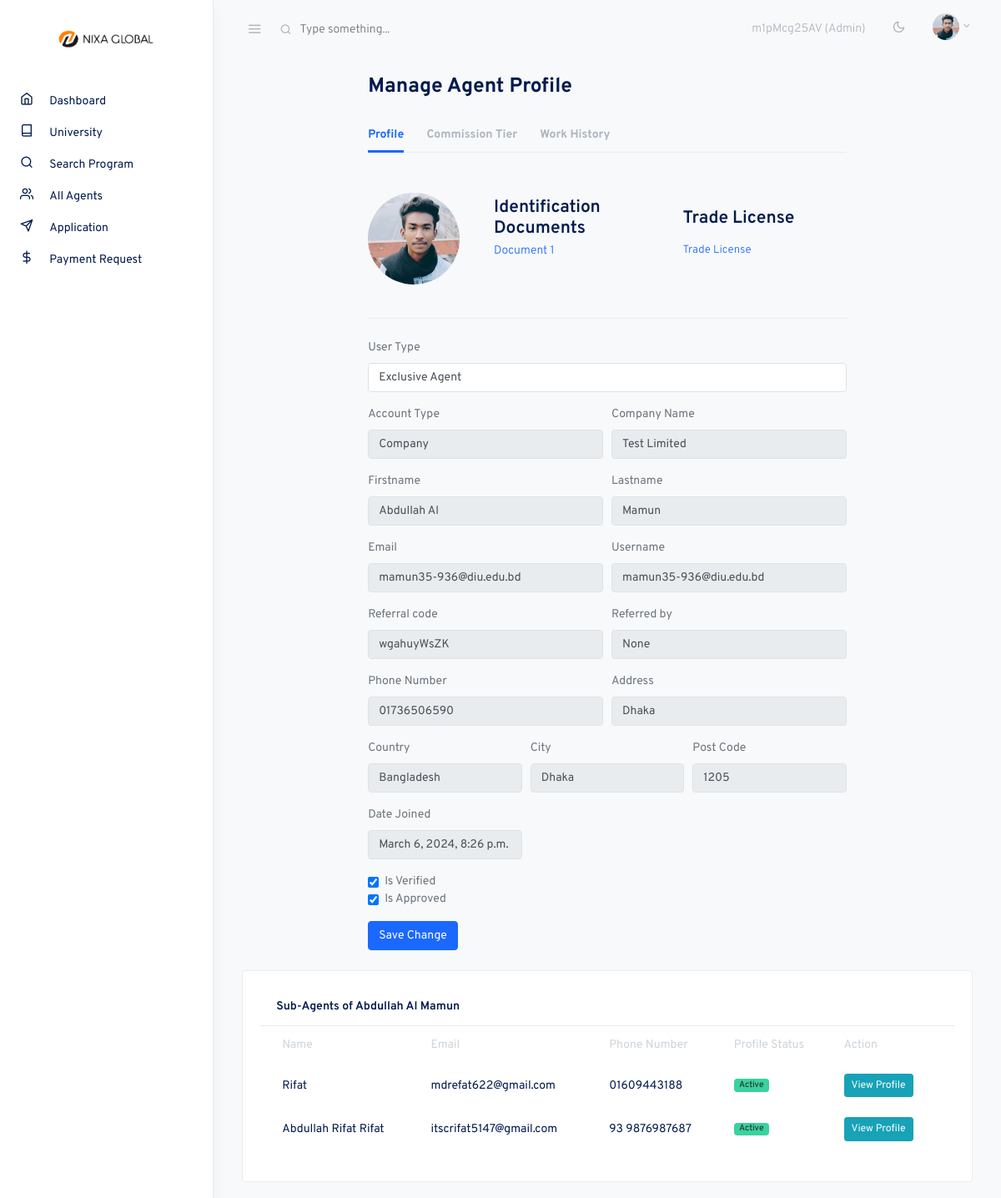
Page /profile_manage/14 (signed in) on the committed database.
### account/models.py (models this page shows, shortened)
class CustomUser(AbstractUser):
    user_type = models.CharField(max_length=20, choices=UserType.choices, default=UserType.AGENT)
    account_type = models.CharField(max_length=20, choices=AccountType.choices, default=AccountType.INDIVIDUAL)
    email = models.EmailField(unique=True)
    phone_number = models.CharField(max_length=20)
    address = models.CharField(max_length=200)
    country = models.CharField(max_length=100)
    city = models.CharField(max_length=100)
    post_code = models.CharField(max_length=20)
    referral_code = models.CharField(max_length=20, unique=True, blank=True, null=True)
    referred_by = models.ForeignKey('self', on_delete=models.SET_NULL, null=True, blank=True)
    is_verified = models.BooleanField(default=False)
    email_verification_token = models.CharField(max_length=100, blank=True, null=True)
    email_verification_sent_at = models.DateTimeField(null=True, blank=True)
    identification_document = models.ForeignKey('IdentificationDocument', on_delete=models.SET_NULL, null=True, blank=True)
    avatar = models.ImageField(upload_to='avatars/', blank=True)
    company_name = models.CharField(max_length=200, null=True, blank=True)
    profession = models.CharField(max_length=100, null=True, blank=True)
    @property
    def is_admin(self):
        return self.user_type == UserType.ADMIN
    class Meta:
        verbose_name = "User"
        verbose_name_plural = "     Users"

class DocumentImage(models.Model):
    identification_document = models.ForeignKey(IdentificationDocument, on_delete=models.CASCADE)
    image = models.ImageField(upload_to='user_document_images')
    class Meta:
        verbose_name = "Doc Image"
        verbose_name_plural = " Doc Images"

### core/views.py (the view, shortened to what this page needs)
# urls.py: path('profile_manage/<int:pk>', views.profile_manage, name="profile_manage"),
@login_required
@admin_required
def profile_manage(request, pk):
    user = CustomUser.objects.get(pk=pk)
    referrals = CustomUser.objects.filter(referred_by=user.id)
    documents = DocumentImage.objects.filter(identification_document__user=user)
    try:
        company = Company.objects.get(user=user)
        trade_license = company.trade_license
    except Company.DoesNotExist:
        trade_license = None
    return render(request, 'portal/profile_manage.html', {'user':user, 'documents': documents, 'trade_license': trade_license, 'referrals':referrals})

### templates/portal/profile_manage.html (shortened to what this page needs)
{% extends 'portal/assets/base.html' %}
{% load static %}
{% block content %}
<div class="container-fluid">
    <div class="row justify-content-center">
      <div class="col-12 col-lg-10 col-xl-8">
        <h2 class="h3 mb-4 page-title">Manage Agent Profile</h2>
        <div class="my-4">
          <ul class="nav nav-tabs mb-4" id="myTab" role="tablist">
            <li class="nav-item">
              <a class="nav-link active" id="home-tab" data-toggle="tab" href="#home" role="tab" aria-controls="home" aria-selected="true">Profile</a>
            </li>
            <li class="nav-item">
              <a class="nav-link" href="{% url 'core:comission_manage' user.id|urlencode %}">Commission Tier</a>
            </li>
            <li class="nav-item">
              <a class="nav-link" href="{% url 'core:agent_applications' user.id|urlencode %}" >Work History</a>
            </li>
          </ul>
          <form method="POST" action="{% url 'core:profile_manage' user.id %}" enctype="multipart/form-data">
            <div class="row mt-5 align-items-center">
              <div class="col-md-3 mb-3">
                <div class="avatar avatar-xl" id="avatar-container">
                    {% if user.avatar %}
                        <img src="{{ user.avatar.url }}" alt="..." class="avatar-img rounded-circle">
                    {% else %}
                        <img src="{% static 'assets/portal/./assets/avatars/face-1.jpg' %}" alt="..." class="avatar-img rounded-circle">
                    {% endif %}
                </div>
              </div>
              <div class="col">
                <div class="row align-items-center">
                  <div class="col-md-6">
                    <h4 class="mb-1">Identification Documents</h4>
                  </div>
                  {% if user.account_type == 'Company' %}
                  <div class="col-md-6">
                    <h4 class="mb-1">Trade License</h4>
                  </div>
                  {% endif %}
                </div>
                <div class="row mb-4">
                  <div class="col-md-6">
                    <p class="text-muted">
                      {% for document in documents %}
                          <a href="{{ document.image.url }}" alt="Document Image">Document {{forloop.counter}}</a>
                      {% empty %}
                          <p>No documents found.</p>
                      {% endfor %}
                    </p>
                  </div>
                  {% if user.account_type == 'Company' %}
                  <div class="col-6">
                    <p class="small mb-0 text-muted">
                      {% if trade_license %}
                      <a href="{{ trade_license.url }}" alt="Document Image">Trade License</a>
                      {% endif %}
                    </p>
                  </div>
                  {% endif %}
                </div>
              </div>
            </div>
            <hr class="my-4">
            <div class="form-group mb-3">
              <label for="custom-select">User Type</label>
              <select name="user_type" class="custom-select" id="custom-select" name="user_type">
                <option value="Exclusive Agent" {% if user.user_type == 'Exclusive Agent' %} selected {% endif %}>Exclusive Agent</option>
              </select>
            </div>
            <div class="form-row">
              <div class="form-group col-md-6">
                  <label for="firstname">Account Type</label>
                  <input type="text" disabled class="form-control" value="{{user.account_type}}">
              </div>
              {% if user.account_type == 'Company' %}
              <div class="form-group col-md-6">
                  <label for="firstname">Company Name</label>
                  <input type="text" disabled class="form-control" value="{{user.company_name}}">
              </div>
              {% elif user.account_type == 'Individual' %}
              <div class="form-group col-md-6">
                <label for="firstname">Profession</label>
                <input type="text" disabled name="profession" class="form-control" value="{{user.profession}}">
              </div>
              {% endif %}
            </div>
            <div class="form-row">
                <div class="form-group col-md-6">
                    <label for="firstname">Firstname</label>
                    <input type="text" disabled id="firstname" name="first_name" class="form-control" value="{{user.first_name}}">
                </div>
                <div class="form-group col-md-6">
                    <label for="lastname">Lastname</label>
                    <input type="text" disabled id="lastname" name="last_name" class="form-control" value="{{user.last_name}}">
                </div>
            </div>
            <div class="form-row">
                <div class="form-group col-md-6">
                    <label for="inputEmail4">Email</label>
                    <input type="email" disabled class="form-control" id="inputEmail4" value="{{user.email}}">
                  </div>
                  <div class="form-group col-md-6">
                    <label for="inputAddress5">Username</label>
                    <input type="text" disabled class="form-control" id="inputAddress5" value="{{user.username}}">
                  </div>
            </div>
            <div class="form-row">
                <div class="form-group col-md-6">
                    <label for="inputEmail4">Referral code</label>
                    <input type="text" disabled class="form-control" id="inputEmail4" value="{{user.referral_code}}">
                  </div>
                  <div class="form-group col-md-6">
                    <label for="inputAddress5">Referred by</label>
                    <input type="text" disabled class="form-control" id="inputAddress5" value="{{user.referred_by}}">
                  </div>
            </div>
            <div class="form-row">
                <div class="form-group col-md-6">
                    <label for="inputEmail4">Phone Number</label>
                    <input type="text" disabled name="phone_number" class="form-control" id="inputEmail4" value="{{user.phone_number}}">
                  </div>
                  <div class="form-group col-md-6">
                    <label for="inputAddress5">Address</label>
                    <input type="text" disabled name="address" class="form-control" id="inputAddress5" value="{{user.address}}">
                  </div>
            </div>
            <div class="form-row">
                <div class="form-group col-md-4">
                    <label for="inputEmail4">Country</label>
                    <input type="text" disabled name="country" class="form-control" id="inputEmail4" value="{{user.country}}">
                </div>
                <div class="form-group col-md-4">
                    <label for="inputAddress5">City</label>
                    <input type="text" disabled name="city" class="form-control" id="inputAddress5" value="{{user.city}}">
                </div>
                <div class="form-group col-md-4">
                    <label for="inputAddress5">Post Code</label>
                    <input type="text" disabled name="post_code" class="form-control" id="inputAddress5" value="{{user.post_code}}">
                </div>
            </div>
            <div class="form-row">
                <div class="form-group col-md-4">
                    <label for="inputEmail4">Date Joined</label>
                    <input type="text" disabled disabled class="form-control" id="inputEmail4" value="{{user.date_joined}}">
                </div>
            </div>
            <div class="form-group">
              <div class="form-check col-md-6">
                  <input class="form-check-input" name="is_verified" type="checkbox" {% if user.is_verified %}checked{% endif %} id="isVerifiedCheckbox">
                  <label class="form-check-label" for="isVerifiedCheckbox">Is Verified</label>
              </div>
              <div class="form-check col-md-6">
                  <input class="form-check-input" name="is_active" type="checkbox" {% if user.is_active %}checked{% endif %} id="isActiveCheckbox">
                  <label class="form-check-label" for="isActiveCheckbox">Is Approved</label>
              </div>
            </div>
            <button type="submit" class="btn btn-primary">Save Change</button>
          </form>
        </div>
      </div>
    </div>
    <div class="card">
      <div class="card-body">
        <div class="card-header">
          <strong class="card-title">Sub-Agents of {{user.first_name}} {{user.last_name}}</strong>
        </div>
        <div class="col-12 col-md-1-">
          <table class="table table-borderless table-striped">
            <thead>
              <tr role="row">
                <th>Name</th>
                <th>Email</th>
                <th>Phone Number</th>
                <th>Profile Status</th>
                <th>Action</th>
              </tr>
            </thead>
            <tbody>
              {% for item in referrals %}
                <tr>
                  <th scope="col">{{item.first_name}} {{item.last_name}}</th>
                  <th>{{item.email}}</th>
                  <th>{{item.phone_number}}</th>
                  <th>
                    <span class="badge badge-pill {% if user.is_active %}badge-success{% else %}badge-danger{% endif %}" >{% if user.is_active %}Active{% else %}Inactive{% endif %}</span>
                  </th>
                  <th>
                    <a href="{% url 'core:profile_manage' item.id %}">
                      <button class="btn btn-sm btn-info">View Profile</button>
                    </a>
                  </th>
                </tr>
              {% endfor %}
            </tbody>
          </table>
        </div>
      </div>
    </div>
  </div>
</div>
{% endblock %}

### templates/portal/assets/navbar.html (shortened to what this page needs)
{% load static %}
<nav class="topnav navbar navbar-light">
    <button type="button" class="navbar-toggler text-muted mt-2 p-0 mr-3 collapseSidebar">
      <i class="fe fe-menu navbar-toggler-icon"></i>
    </button>
    <form class="form-inline mr-auto searchform text-muted">
      <input class="form-control mr-sm-2 bg-transparent border-0 pl-4 text-muted" type="search" placeholder="Type something..." aria-label="Search">
    </form>
    <ul class="nav">
      <li class="nav-item nav-notif">
        <a class="nav-link text-muted my-2">
          {{request.user.referral_code}} ({{request.user.user_type}})
        </a>
      </li>
      <li class="nav-item">
        <a class="nav-link text-muted my-2" href="#" id="modeSwitcher" data-mode="light">
          <i class="fe fe-sun fe-16"></i>
        </a>
      </li>
      <li class="nav-item dropdown">
        <a class="nav-link dropdown-toggle text-muted pr-0" href="#" id="navbarDropdownMenuLink" role="button" data-toggle="dropdown" aria-haspopup="true" aria-expanded="false">
          <span class="avatar avatar-sm mt-2">
            {% if user.avatar %}
                <img src="{{ user.avatar.url }}" alt="..." class="avatar-img rounded-circle">
            {% else %}
                <img src="{% static 'assets/portal/./assets/avatars/face-1.jpg' %}" alt="..." class="avatar-img rounded-circle">
            {% endif %}
          </span>
        </a>
      </li>
    </ul>
  </nav>

### static/assets/portal/css/feather.css (style rules this page uses)
.fe { font-family: "feather" !important; speak: none; font-style: normal; font-weight: normal; font-variant: normal; text-transform: none; line-height: 1; -webkit-font-smoothing: antialiased; -moz-osx-font-smoothing: grayscale; }
.fe-16 { font-size: 16px; }
.fe-menu:before { content: ""; }
.fe-sun:before { content: ""; }

### rows in the picture
CustomUser: user.referral_code "m1pMcg25AV", user.user_type "Admin"
CustomUser: avatar (picture), user_type "Exclusive Agent", account_type "Company", company_name "Test Limited", first_name "Abdullah Al", last_name "Mamun", email "mamun35-936@diu.edu.bd", username "mamun35-936@diu.edu.bd", referral_code "wgahuyWsZK", referred_by "None", phone_number "01736506590", address "Dhaka", country "Bangladesh", city "Dhaka", post_code "1205", date_joined "March 6, 2024, 8:26 p.m.", is_verified "☑", is_active "☑"
CustomUser: first_name "Rifat", email "mdrefat622@gmail.com", phone_number "01609443188"
CustomUser: first_name "Abdullah Rifat", last_name "Rifat", email "itscrifat5147@gmail.com", phone_number "93 9876987687"
